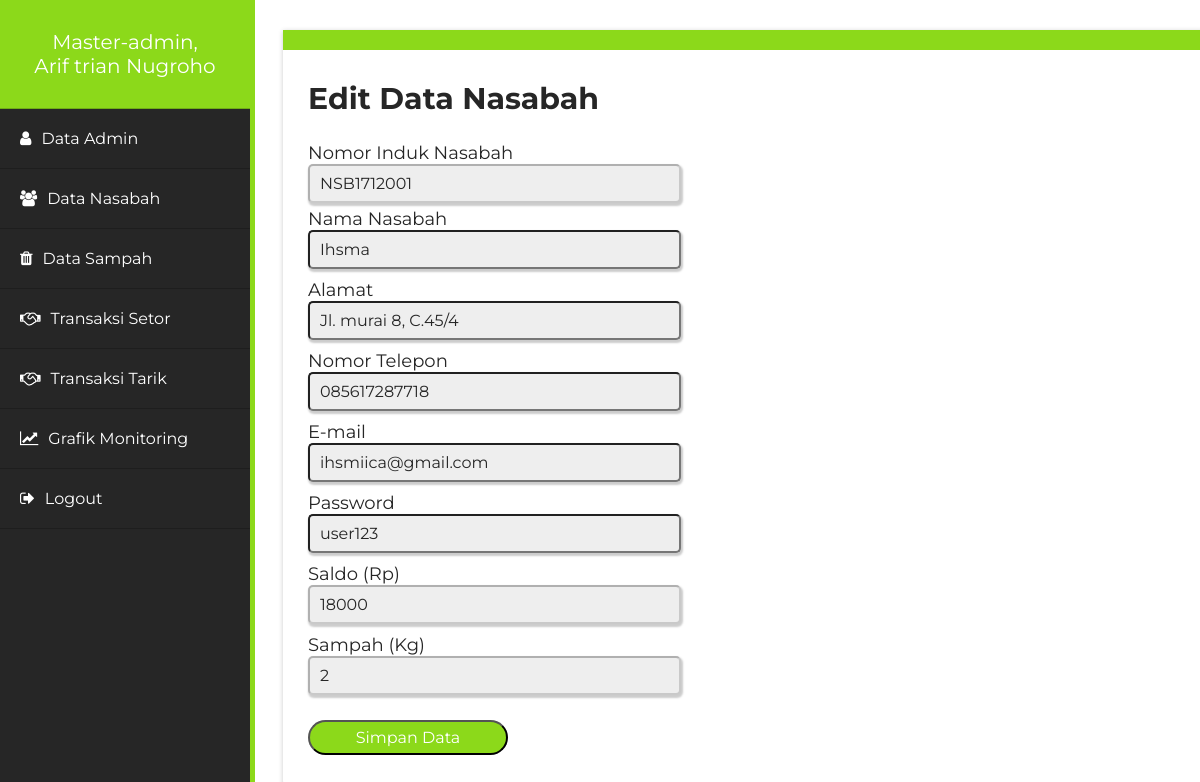
Screenshot of /page/admin.php?page=edit-nasabah-id&id=NSB1712001 (signed in) with the database file from the repository.
### tables this page shows
CREATE TABLE `nasabah` (
  `nin` varchar(10) NOT NULL,
  `nama` varchar(20) NOT NULL,
  `rt` int(1) NOT NULL,
  `alamat` varchar(30) NOT NULL,
  `telepon` varchar(12) NOT NULL,
  `email` varchar(50) NOT NULL,
  `password` varchar(20) NOT NULL,
  `saldo` int(8) DEFAULT NULL,
  `sampah` int(4) DEFAULT NULL
);

### system/function/edit-nasabah-id.php (the view, shortened to what this page needs)
<?php
  require_once("../system/config/koneksi.php");
?>
<html>
<head>
</head>
<body>
     <h2 style="font-size: 30px; color: #262626;">Edit Data Nasabah</h2>
     <?php if(isset($_GET['id'])){$id=$_GET['id']; ?>
     <?php
        $cek = mysqli_query($conn, "SELECT * FROM nasabah WHERE nin='".$_GET['id']."'");
        $row = mysqli_fetch_array($cek);
      ?>
          <form action="" method="post">
          <label class="text-left">Nomor Induk Nasabah</label>
          <input type="text" name="nin" disabled="disabled" value="<?php echo $_GET['id']; ?>" />
         <div class="form-group">
          <label class="">Nama Nasabah</label>
          <input type="text" name="nama" value="<?php echo $row['nama'] ?> "/>
         </div>
         <div class="form-group">
          <label class="">Alamat</label>
          <input type="text" name="alamat" value="<?php echo $row['alamat'] ?>" required/>
         </div>
         <div class="form-group">
          <label class="">Nomor Telepon</label>
          <input type="text" name="telepon" value="<?php echo $row['telepon'] ?>" required/>
         </div>
         <div class="form-group">
          <label class="">E-mail</label>
          <input type="text" name="username" value="<?php echo $row['email'] ?>" required/>
         </div>
         <div class="form-group">
          <label class="">Password</label>
          <input type="text" name="password" value="<?php echo $row['password'] ?>" required/>
         </div>
         <div class="form-group">
          <label class="">Saldo (Rp)</label>
          <input type="text" disabled="disabled" name="saldo" value="<?php echo $row['saldo'] ?>"/>
         </div>
         <div class="form-group">
          <label class="">Sampah (Kg)</label>
          <input type="text" disabled="disabled" name="saldo" value="<?php echo $row['sampah'] ?>"/>
         </div>
         <input class="button" onclick="alert('Berhasil Mengubah data nasabah!')" type="submit" name="simpan" value="Simpan Data" />
         </form>
<?php } ?>
</body>
</html>

### page/admin.php (shortened to what this page needs)
<?php
if (empty($_SESSION['user']) && empty($_SESSION['pass'])) {
    header('location:login.php');
} else {
include_once("../system/config/koneksi.php");
?>
<!DOCTYPE html>
<html>
	<head>
		<link rel="stylesheet" href="../asset/internal/css/style_2.css">
		<link href="https://maxcdn.bootstrapcdn.com/font-awesome/4.7.0/css/font-awesome.min.css" rel="stylesheet">
	</head>
	<body>
		<?php
	        $cek = mysqli_query($conn, "SELECT * FROM admin WHERE nia='".$_SESSION['nia']."'");
	        $row = mysqli_fetch_array($cek);
      	?>
		<div class="sidebar">
			<ul>
				<li>
					<a href="admin.php?page=data-admin" style="text-align: center; padding: 30px 0 30px 0; font-size: 20px;"><?php echo $_SESSION["level"]; ?>, <br> <?php echo $row['nama'] ?></a>
				</li>
						<?php
							$level = $_SESSION['level'] == 'Admin';
							if($level){
								}else{
						?>
				<li>
					<a href="admin.php?page=data-admin-full"><span class="fa fa-user" aria-hidden="true"></span>Data Admin</a>
				</li>
						<?php } ?>
				<li>
					<a href="admin.php?page=data-nasabah-full"><span class="fa fa-users" aria-hidden="true"></span>Data Nasabah</a>
				</li>
				<li>
					<a href="admin.php?page=data-sampah"><span class="fa fa-trash" aria-hidden="true"></span>Data Sampah</a>
				</li>
				<li>
					<a href="admin.php?page=data-setor"><span class="fa fa-handshake-o" aria-hidden="true"></span>Transaksi Setor</a>
				</li>
				<li>
					<a href="admin.php?page=data-tarik"><span class="fa fa-handshake-o" aria-hidden="true"></span>Transaksi Tarik</a>
				</li>
				<li>
					<a href="admin.php?page=data-report"><span class="fa fa-line-chart" aria-hidden="true"></span>Grafik Monitoring</a>
				</li>
				<li>
					<a href="logout.php"><span class="fa fa-sign-out" aria-hidden="true"></span>Logout</a>
				</li>
			</ul>
		</div>
		<div class="box-1">
			<section>
				<?php
					if(isset($_GET['page'])){
						$page = $_GET['page'];
					switch ($page) {
						case 'edit-nasabah-id':
							include "../system/function/edit-nasabah-id.php";
							break;
					}
				}else{
					include "../system/function/view-admin.php";
				}
				 ?>
			</section>
		</div>
	</body>
</html>
<?php } ?>

### internal/css/style_2.css (style rules this page uses)
div.box-1 { margin: 30px 0 20px 275px; background: #fff; width: 78%; box-sizing: border-box; padding: 5px 25px 5px 25px; padding-bottom: 40px; box-shadow: 4px 5px 5px 4px #ccc; border-radius: 0 0 15px 15px; border-top:20px solid #8cd91a; }
h2 { font-family: Montserrat; color: #fff; }
.sidebar { position: fixed; top: 0; left: 0; background-color: #262626; width: 250px; height: 100%; border-right: 5px solid #8cd91a; }
ul { font-family: Montserrat; margin:0; padding: 0 0; }
ul li a { list-style: none; }
ul li a { padding: 20px 20px; color: #fff; display: block; text-decoration: none; border-bottom: 1px solid rgba(0,0,0,.2); }
.sidebar span { margin-right: 10px; color: #fff; }
ul li { -webkit-transition:all 0.3s; -o-transition: all 0.3s; transition: all 0.3s; }

### system/function/edit-nasabah-id.php (style rules this page uses)
label { font-family: Montserrat; font-size: 18px; display: block; color: #262626; }
input[type=text], input[type=password] { border-radius: 5px; width: 40%; height: 35px; background: #eee; padding: 0 10px; box-shadow: 1px 2px 2px 1px #ccc; color: #262626; }
input[type=submit] { height: 35px; width: 200px; background: #8cd91a; border-radius: 20px; color: #fff; margin-top: 20px; cursor: pointer; }
input { font-family: Montserrat; font-size: 16px; }
.form-group { padding: 5px 0; }

### rows the page displays
nasabah: nama "Ihsma", alamat "Jl. murai 8, C.45/4", telepon "085617287718", username "ihsmiica@gmail.com", password "user123", saldo "18000", saldo "2"

### other values shown
$_SESSION["level"] "Master-admin"
$row['nama'] "Arif trian Nugroho"
